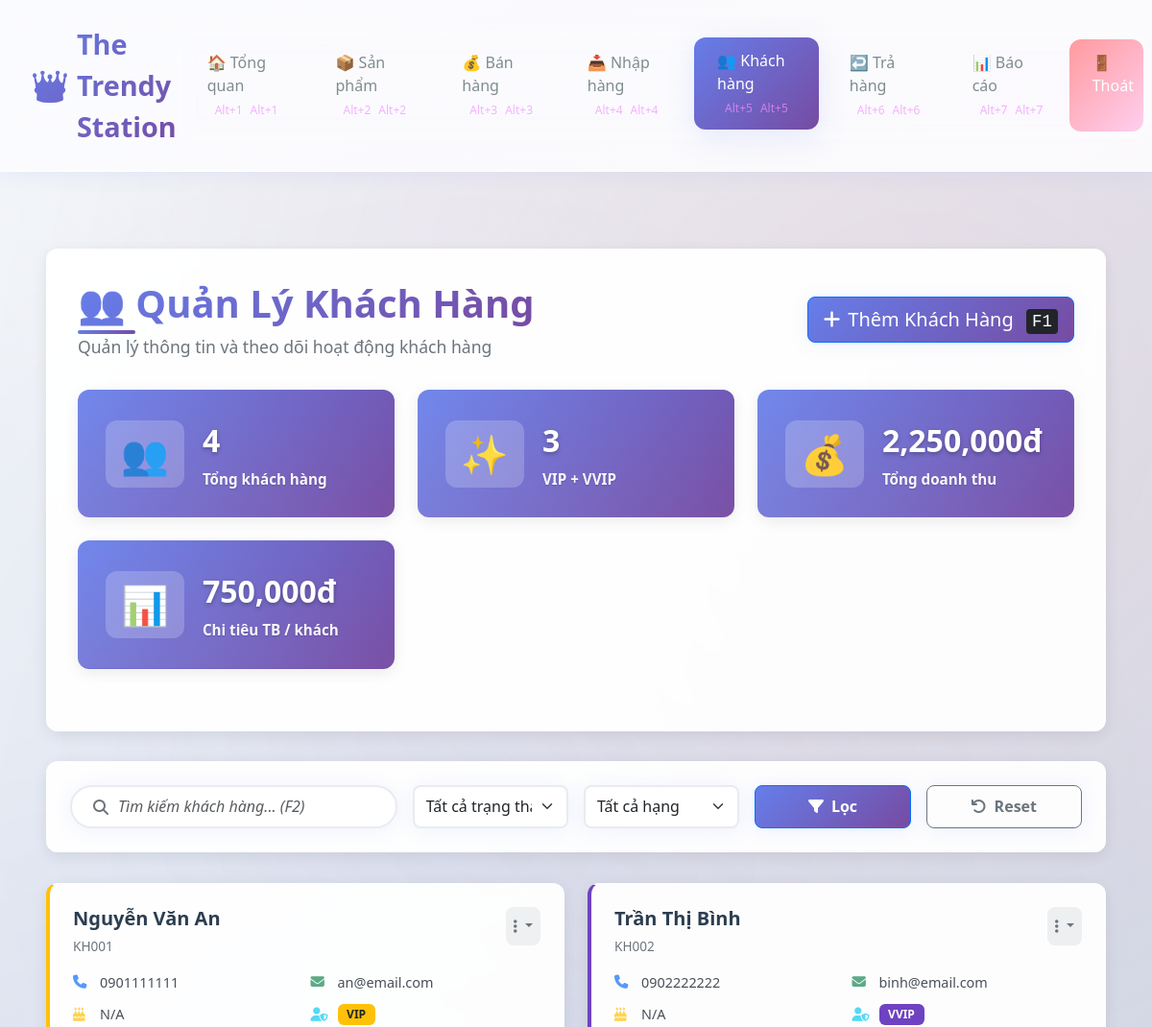
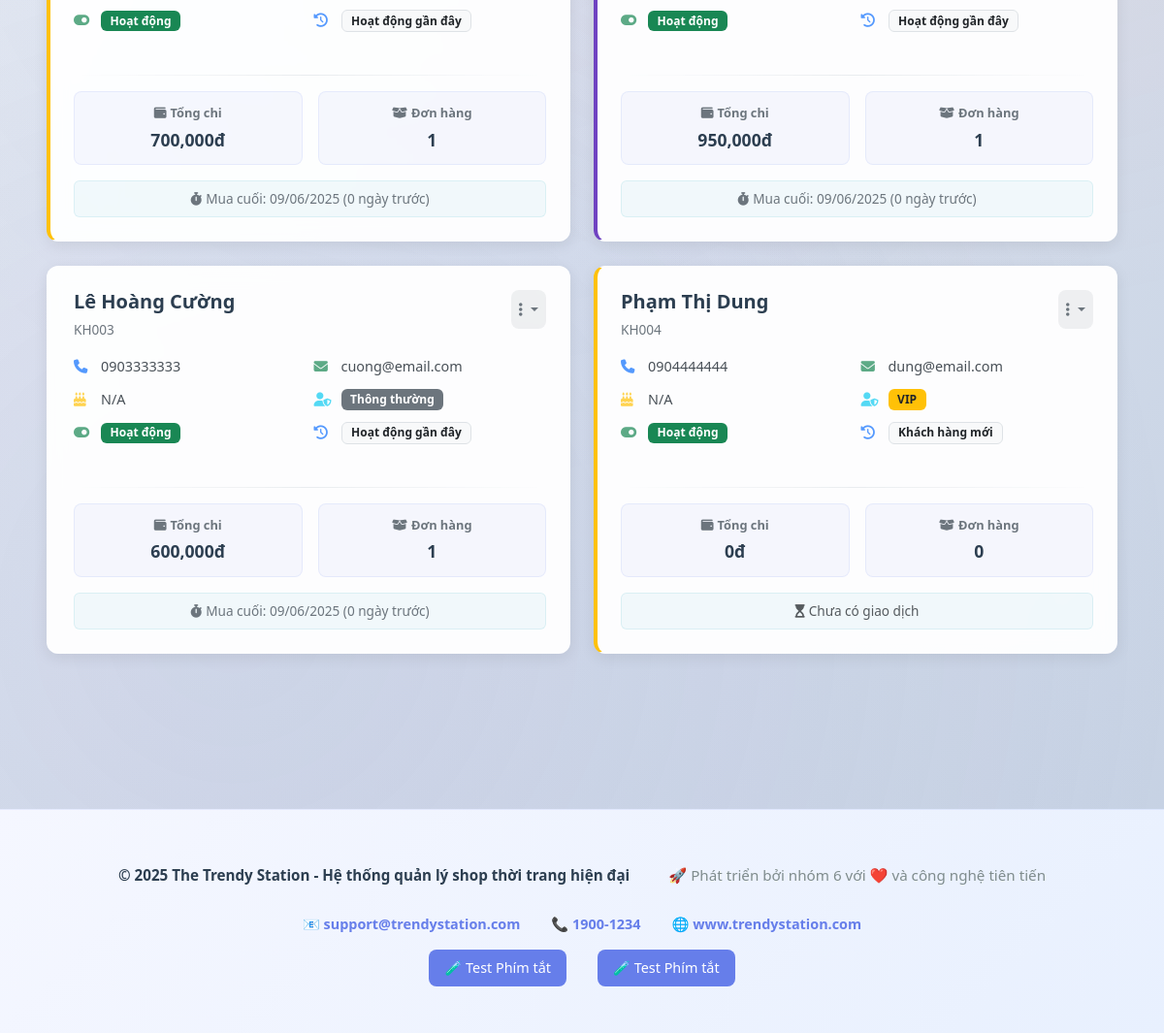
The page /?page=customers on the database its author committed (2 pictures, top to bottom).
### tables this page shows
CREATE TABLE customers (
    id INT AUTO_INCREMENT PRIMARY KEY,
    customer_code VARCHAR(20) UNIQUE NOT NULL,
    name VARCHAR(100) NOT NULL,
    phone VARCHAR(20) UNIQUE,
    email VARCHAR(100),
    address TEXT,
    birth_date DATE,
    gender ENUM('Nam', 'Nữ', 'Khác'),
    membership_level ENUM('Thông thường', 'VIP', 'VVIP') DEFAULT 'Thông thường',
    total_spent DECIMAL(15,2) DEFAULT 0,
    total_orders INT DEFAULT 0,
    loyalty_points INT DEFAULT 0,
    notes TEXT,
    is_active BOOLEAN DEFAULT TRUE,
    created_at TIMESTAMP DEFAULT CURRENT_TIMESTAMP,
    updated_at TIMESTAMP DEFAULT CURRENT_TIMESTAMP ON UPDATE CURRENT_TIMESTAMP,
    last_membership_update TIMESTAMP NULL DEFAULT NULL,  
    
    INDEX idx_phone (phone),
    INDEX idx_membership (membership_level),
    INDEX idx_active (is_active)
);

### pages/customers.php (the view, shortened to what this page needs)
<?php
require_once __DIR__ . '/../config/database.php';
$search = $_GET['search'] ?? '';
$status_filter = $_GET['status'] ?? 'all';
$membership_filter = $_GET['membership'] ?? 'all';
$page_num = max(1, intval($_GET['page'] ?? 1));
$per_page = 9;
$sql_select_fields = "SELECT c.*,
                        COALESCE(s.total_spent_val, c.total_spent, 0) as total_spent,
                        COALESCE(s.total_orders_val, c.total_orders, 0) as total_orders,
                        s.latest_sale_date as last_order_date,
                        CASE
                            WHEN s.latest_sale_date >= DATE_SUB(NOW(), INTERVAL 30 DAY) THEN 'Hoạt động gần đây'
                            WHEN s.latest_sale_date >= DATE_SUB(NOW(), INTERVAL 90 DAY) THEN 'Ít hoạt động'
                            WHEN s.latest_sale_date IS NULL AND c.created_at < DATE_SUB(NOW(), INTERVAL 30 DAY) THEN 'Chưa mua hàng'
                            WHEN s.latest_sale_date IS NULL AND c.created_at >= DATE_SUB(NOW(), INTERVAL 30 DAY) THEN 'Khách hàng mới'
                            ELSE 'Lâu không mua'
                        END as activity_status,
                        DATEDIFF(NOW(), s.latest_sale_date) as days_since_last_order,
                        (YEAR(CURDATE()) - YEAR(c.birth_date)) - (RIGHT(CURDATE(), 5) < RIGHT(c.birth_date, 5)) as age";
$sql_from_join = "FROM customers c
                  LEFT JOIN (
                      SELECT customer_id,
                             MAX(sale_date) as latest_sale_date,
                             COUNT(id) as total_orders_val,
                             SUM(total_amount) as total_spent_val
                      FROM sales
                      GROUP BY customer_id
                  ) s ON c.id = s.customer_id";
$where_clauses = [];
$params = [];
$where_sql = count($where_clauses) > 0 ? ' WHERE ' . implode(' AND ', $where_clauses) : '';
$offset = ($page_num - 1) * $per_page;
$customers_sql = "$sql_select_fields $sql_from_join $where_sql ORDER BY c.created_at DESC LIMIT $per_page OFFSET $offset";
$customers_stmt = $pdo->prepare($customers_sql);
$customers_stmt->execute($params);
$customers_on_page = $customers_stmt->fetchAll(PDO::FETCH_ASSOC);
$stats = [];
$stats_queries = [
    'total_customers_stat' => "SELECT COUNT(*) FROM customers",
    'vip_vvip_customers_stat' => "SELECT COUNT(*) FROM customers WHERE membership_level = 'VIP' OR membership_level = 'VVIP'",
    'total_revenue_stat' => "SELECT SUM(total_amount) FROM sales",
    'avg_spent_stat' => "SELECT AVG(total_spent) FROM customers WHERE total_orders > 0"
];
foreach ($stats_queries as $key => $query) {
    $stmt = $pdo->query($query);
    $stats[$key] = $stmt->fetchColumn();
}
if ($stats['total_customers_stat'] > 0 && isset($stats['total_revenue_stat'])) {
     $active_customers_with_spending_query = "SELECT COUNT(DISTINCT id) FROM customers WHERE total_spent > 0";
     $active_customers_count = $pdo->query($active_customers_with_spending_query)->fetchColumn();
     $stats['avg_spent_per_active_customer_stat'] = $active_customers_count > 0 ? ($stats['total_revenue_stat'] / $active_customers_count) : 0;
} else {
    $stats['avg_spent_per_active_customer_stat'] = 0;
}
?>
<!DOCTYPE html>
<html lang="vi">
<head>
    <link href="https://cdnjs.cloudflare.com/ajax/libs/bootstrap/5.3.0/css/bootstrap.min.css" rel="stylesheet">
    <link href="https://cdnjs.cloudflare.com/ajax/libs/font-awesome/6.4.0/css/all.min.css" rel="stylesheet">
</head>
<body>
    <div class="customers-page">
        <div class="page-header">
            <div class="d-flex justify-content-between align-items-center mb-4">
                <div>
                    <h1 class="page-title">👥 Quản Lý Khách Hàng</h1>
                    <p class="page-subtitle">Quản lý thông tin và theo dõi hoạt động khách hàng</p>
                </div>
                <button class="btn btn-primary btn-lg" onclick="openAddCustomerModal()">
                    <i class="fas fa-plus me-2"></i>Thêm Khách Hàng
                    <kbd class="ms-2">F1</kbd>
                </button>
            </div>
            <div class="stats-grid">
                <div class="stat-card">
                    <div class="stat-icon">👥</div>
                    <div class="stat-info">
                        <div class="stat-number"><?php echo number_format($stats['total_customers_stat'] ?? 0); ?></div>
                        <div class="stat-label">Tổng khách hàng</div>
                    </div>
                </div>
                <div class="stat-card">
                    <div class="stat-icon">✨</div>
                    <div class="stat-info">
                        <div class="stat-number"><?php echo number_format($stats['vip_vvip_customers_stat'] ?? 0); ?></div>
                        <div class="stat-label">VIP + VVIP</div>
                    </div>
                </div>
                <div class="stat-card">
                    <div class="stat-icon">💰</div>
                    <div class="stat-info">
                        <div class="stat-number"><?php echo number_format($stats['total_revenue_stat'] ?? 0); ?>đ</div>
                        <div class="stat-label">Tổng doanh thu</div>
                    </div>
                </div>
                <div class="stat-card">
                    <div class="stat-icon">📊</div>
                    <div class="stat-info">
                        <div class="stat-number"><?php echo number_format($stats['avg_spent_per_active_customer_stat'] ?? 0); ?>đ</div>
                        <div class="stat-label">Chi tiêu TB / khách</div>
                    </div>
                </div>
            </div>
        </div>
        <div class="filters-section">
            <div class="row g-3 align-items-end" id="filterForm">
                <div class="col-md-4">
                    <div class="search-input-wrapper">
                        <span class="input-group-text"><i class="fas fa-search"></i></span>
                        <input type="text" id="searchInput" name="search" class="form-control"
                               placeholder="Tìm kiếm khách hàng... (F2)" value="<?php echo htmlspecialchars($search); ?>">
                    </div>
                </div>
                <div class="col-md-2">
                    <select id="statusFilter" name="status" class="form-select filter-select">
                        <option value="all" <?php if ($status_filter === 'all') echo 'selected'; ?>>Tất cả trạng thái</option>
                    </select>
                </div>
                <div class="col-md-2">
                    <select id="membershipFilter" name="membership" class="form-select filter-select">
                        <option value="all" <?php if ($membership_filter === 'all') echo 'selected'; ?>>Tất cả hạng</option>
                    </select>
                </div>
                <div class="col-md-2">
                    <button type="button" class="btn btn-primary btn-filter w-100" onclick="applyFilters()">
                        <i class="fas fa-filter me-2"></i>Lọc
                    </button>
                </div>
                <div class="col-md-2">
                    <button type="button" class="btn btn-outline-secondary btn-filter w-100" onclick="resetFilters()">
                        <i class="fas fa-undo me-2"></i>Reset
                    </button>
                </div>
            </div>
        </div>
        <div class="customers-grid" id="customersGrid">
            <?php if (empty($customers_on_page)): ?>
                <div class="col-12">
                    <div class="empty-state" style="grid-column: 1 / -1;">
                        <div class="empty-icon">👥</div>
                        <h4 class="empty-title">Không tìm thấy khách hàng</h4>
                        <p class="empty-text">Không có khách hàng nào phù hợp với tiêu chí tìm kiếm của bạn. <br>Hãy thử điều chỉnh bộ lọc hoặc thêm khách hàng mới.</p>
                        <button class="btn btn-primary btn-lg" onclick="openAddCustomerModal()">
                            <i class="fas fa-plus me-2"></i>Thêm Khách Hàng Mới
                        </button>
                    </div>
                </div>
            <?php else: ?>
                <?php foreach ($customers_on_page as $customer): ?>
                <div class="customer-card" data-membership="<?php echo htmlspecialchars(strtolower($customer['membership_level'] ?? 'thông thường')); ?>">
                    <div class="customer-header">
                        <div>
                            <h5 class="customer-name"><?php echo htmlspecialchars($customer['name']); ?></h5>
                            <small class="customer-code"><?php echo htmlspecialchars($customer['customer_code']); ?></small>
                        </div>
                        <div class="customer-actions">
                            <div class="dropdown">
                                <button class="dropdown-toggle" type="button" data-bs-toggle="dropdown" aria-expanded="false">
                                    <i class="fas fa-ellipsis-v"></i>
                                </button>
                            </div>
                        </div>
                    </div>
                    <div class="customer-details">
                        <div class="detail-row">
                            <div class="detail-item">
                                <i class="fas fa-phone text-primary"></i>
                                <span><?php echo htmlspecialchars($customer['phone']); ?></span>
                            </div>
                            <div class="detail-item">
                                <i class="fas fa-envelope <?php echo empty($customer['email']) ? 'text-muted' : 'text-success'; ?>"></i>
                                <span class="text-truncate" title="<?php echo htmlspecialchars($customer['email'] ?? 'N/A'); ?>"><?php echo htmlspecialchars($customer['email'] ?? 'N/A'); ?></span>
                            </div>
                        </div>
                        <div class="detail-row">
                            <div class="detail-item">
                                <i class="fas fa-birthday-cake text-warning"></i>
                                <span><?php echo $customer['age'] !== null ? htmlspecialchars($customer['age']) . ' tuổi' : 'N/A'; ?></span>
                            </div>
                            <div class="detail-item">
                                <i class="fas fa-user-shield text-info"></i>
                                <span class="badge bg-<?php
                                    $level = strtolower($customer['membership_level'] ?? 'thong thuong');
                                    if ($level === 'vvip') echo 'purple';
                                    elseif ($level === 'vip') echo 'warning text-dark';
                                    else echo 'secondary';
                                ?>"><?php echo htmlspecialchars($customer['membership_level'] ?? 'Thông thường'); ?></span>
                            </div>
                        </div>
                        <div class="detail-row">
                            <div class="detail-item">
                                <i class="fas fa-toggle-on <?php echo $customer['is_active'] ? 'text-success' : 'text-danger'; ?>"></i>
                                <span class="badge bg-<?php echo $customer['is_active'] ? 'success' : 'danger'; ?>"><?php echo $customer['is_active'] ? 'Hoạt động' : 'Ngừng HĐ'; ?></span>
                            </div>
                            <div class="detail-item">
                                <i class="fas fa-history text-primary"></i>
                                <span class="badge bg-light text-dark border"><?php echo htmlspecialchars($customer['activity_status'] ?? 'N/A'); ?></span>
                            </div>
                        </div>
                    </div>
                    <div class="customer-divider"></div>
                    <div class="customer-finance">
                        <div class="finance-item">
                            <div class="finance-label"><i class="fas fa-wallet me-1"></i>Tổng chi</div>
                            <div class="finance-value"><?php echo number_format($customer['total_spent'] ?? 0); ?>đ</div>
                        </div>
                        <div class="finance-item">
                            <div class="finance-label"><i class="fas fa-box-open me-1"></i>Đơn hàng</div>
                            <div class="finance-value"><?php echo number_format($customer['total_orders'] ?? 0); ?></div>
                        </div>
                    </div>
                    <?php if ($customer['last_order_date']): ?>
                    <div class="last-order mt-auto">
                        <i class="fas fa-stopwatch me-1"></i>Mua cuối: <?php echo date('d/m/Y', strtotime($customer['last_order_date'])); ?>
                        <?php if ($customer['days_since_last_order'] !== null): ?>
                            (<?php echo htmlspecialchars($customer['days_since_last_order']); ?> ngày trước)
                        <?php endif; ?>
                    </div>
                    <?php else: ?>
                    <div class="last-order mt-auto text-muted">
                        <i class="fas fa-hourglass-start me-1"></i>Chưa có giao dịch
                    </div>
                    <?php endif; ?>
                </div>
                <?php endforeach; ?>
            <?php endif; ?>
        </div>
    </div>
    <div class="toast-container position-fixed bottom-0 end-0 p-3">
    </div>
</body>
</html>

### rows shown on the page
customers: name "Nguyễn Văn An", customer_code "KH001", phone "0901111111", email "an@email.com", membership_level "VIP", is_active 1 (drawn), activity_status "Hoạt động gần đây", total_spent "700,000", total_orders "1", last_order_date "09/06/2025", days_since_last_order "0"
customers: name "Trần Thị Bình", customer_code "KH002", phone "0902222222", email "binh@email.com", membership_level "VVIP", is_active 1 (drawn), activity_status "Hoạt động gần đây", total_spent "950,000", total_orders "1", last_order_date "09/06/2025", days_since_last_order "0"
customers: name "Lê Hoàng Cường", customer_code "KH003", phone "0903333333", email "cuong@email.com", membership_level "Thông thường", is_active 1 (drawn), activity_status "Hoạt động gần đây", total_spent "600,000", total_orders "1", last_order_date "09/06/2025", days_since_last_order "0"
customers: name "Phạm Thị Dung", customer_code "KH004", phone "0904444444", email "dung@email.com", membership_level "VIP", is_active 1 (drawn), activity_status "Khách hàng mới", total_spent "0", total_orders "0", shows "Chưa có giao dịch"

### other values the page prints
$stats['total_customers_stat'] "4"
$stats['vip_vvip_customers_stat'] "3"
$stats['total_revenue_stat'] "2,250,000"
$stats['avg_spent_per_active_customer_stat'] "750,000"
